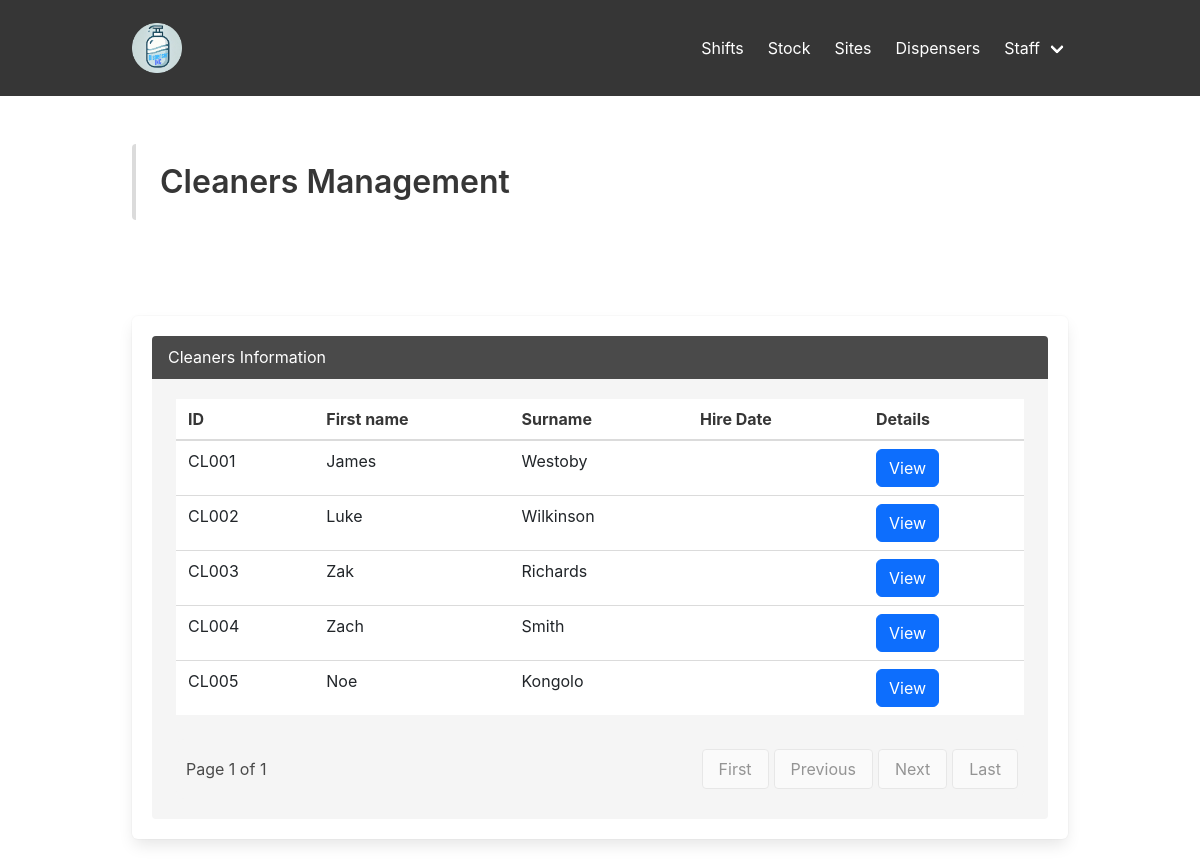
The app's page /cleaners/, older data.
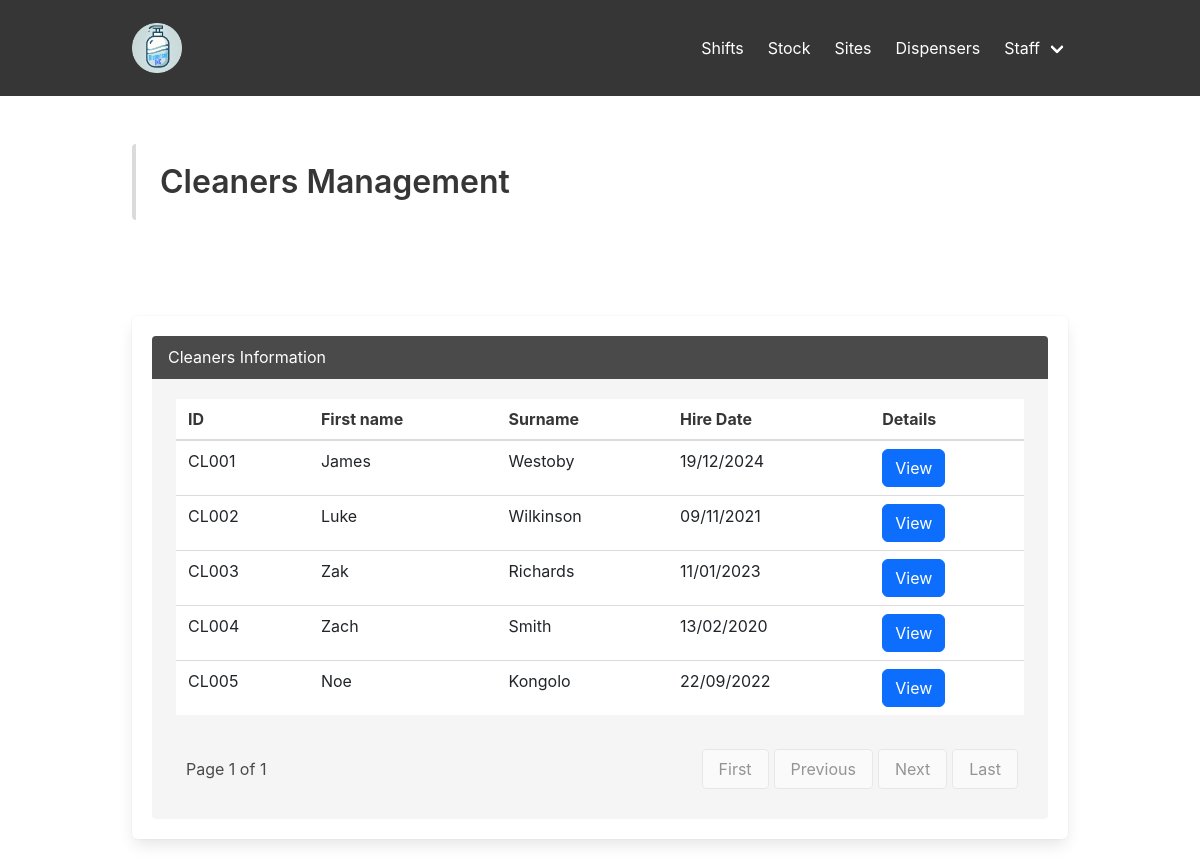
The same page, newer data.
### dispenser/views.py (the view)
# urls.py: path('cleaners/', cleaners, name='cleaners'),
def cleaners(request):
    with connection.cursor() as cursor:
        cursor.execute("SELECT * FROM CLEANER")
        curcleaner = cursor.fetchall()
        paginator = Paginator(curcleaner, 10)
    page_number = request.GET.get('page', 1)
    try:
        page_obj = paginator.page(page_number)
    except PageNotAnInteger:
        page_obj = paginator.page(1)
    except EmptyPage:
        page_obj = paginator.page(paginator.num_pages)
    return render(request, 'dispenser/cleaners.html', {'page_obj': page_obj})

### dispenser/templates/dispenser/cleaners.html (shortened to what the changed rows need)
<!DOCTYPE html>
<html lang="en">
<head>
  {% load static %}
  <link rel="stylesheet" href="https://cdn.jsdelivr.net/npm/bootstrap@5.3.0/dist/css/bootstrap.min.css">
  <link rel="stylesheet" href="https://cdnjs.cloudflare.com/ajax/libs/bulma/0.9.4/css/bulma.min.css">
  <link rel="stylesheet" href="{% static 'css/navbar.css' %}">
  <link rel="stylesheet" href="{% static 'css/modalstyles.css' %}">
</head>
<body>
  <section class="section">
    <div class="container">
      <div class="message-body">
        <h1 class="title">Cleaners Management</h1>
      </div>
    </div>
  </section>
   <section class="section">
      <div class="container">
         <div class="box">
               <article class="message">
                  <div class="message-body">
                     <table class="table is-striped is-fullwidth is-compact is-responsive">
                           <thead>
                              <tr>
                                 <th>ID</th>
                                 <th>First name</th>
                                 <th>Surname</th>
                                 <th>Hire Date</th>
                                 <th>Details</th>
                              </tr>
                           </thead>
                           <tbody>
                              {% for CLEANERS in page_obj %}
                              <tr>
                                 <td>{{ CLEANERS.0 }}</td>
                                 <td>{{ CLEANERS.1 }}</td>
                                 <td>{{ CLEANERS.2 }}</td>
                                 <td>{{ CLEANERS.8|date:"d/m/Y" }}</td>
                                 <td>
                                    <button class="btn btn-small btn-primary view-cleaner-btn" data-cleaner="{{ CLEANERS.0 }}">
                                          View
                                    </button>
                                 </td>
                              </tr>
                              {% empty %}
                              <tr>
                                 <td colspan="5">No data available</td>
                              </tr>
                              {% endfor %}
                           </tbody>
                     </table>
                  </div>
               </article>
         </div>
      </div>
   </section>
</body>
</html>

Row changes from the older to the newer data that the page shows:
changed CLEANER "CL001": Hire_Date (not shown) → "19/12/2024"
changed CLEANER "CL002": Hire_Date (not shown) → "09/11/2021"
changed CLEANER "CL003": Hire_Date (not shown) → "11/01/2023"
changed CLEANER "CL004": Hire_Date (not shown) → "13/02/2020"
changed CLEANER "CL005": Hire_Date (not shown) → "22/09/2022"
